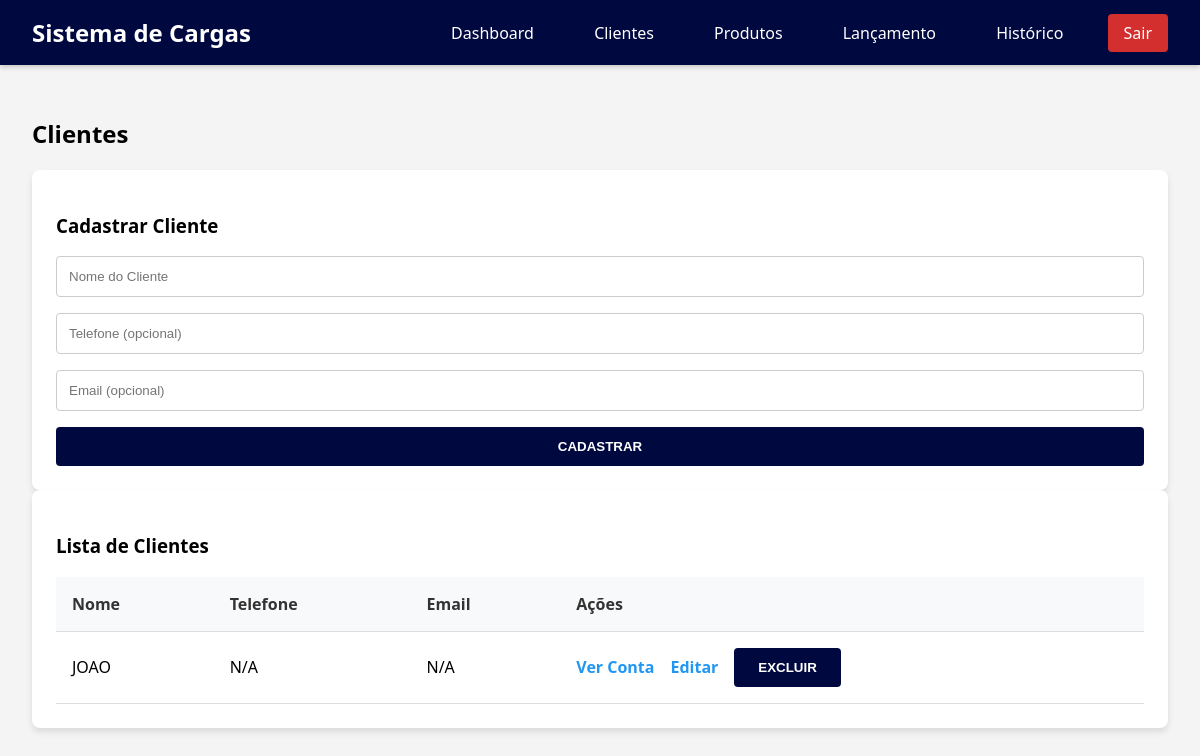
/clientes (signed in), run on the app's committed database.
### app.py (models this page shows)
class Cliente(db.Model):
    id = db.Column(db.Integer, primary_key=True)
    nome = db.Column(db.String(100), nullable=False)
    telefone = db.Column(db.String(20), nullable=True)
    email = db.Column(db.String(100), nullable=True)

### app.py (the view, shortened to what this page needs)
@app.route('/clientes', methods=['GET', 'POST'])
def clientes():
    if 'username' not in session:
        return redirect(url_for('login'))
    lista_clientes = Cliente.query.all()
    return render_template('clientes.html', clientes=lista_clientes)

### templates/clientes.html (shortened to what this page needs)
{% extends "base.html" %}
{% block content %}
<div class="page-header">
    <h2>Clientes</h2>
    <div class="form-container">
        <h3>Cadastrar Cliente</h3>
        <form action="{{ url_for('clientes') }}" method="POST">
            <input type="text" name="nome" placeholder="Nome do Cliente" required>
            <input type="text" name="telefone" placeholder="Telefone (opcional)">
            <input type="email" name="email" placeholder="Email (opcional)">
            <button type="submit">Cadastrar</button>
        </form>
    </div>
</div>
<div class="table-container">
    <h3>Lista de Clientes</h3>
    <table>
        <thead>
            <tr>
                <th>Nome</th>
                <th>Telefone</th>
                <th>Email</th>
                <th>Ações</th>
            </tr>
        </thead>
        <tbody>
            {% for cliente in clientes %}
            <tr>
                <td>{{ cliente.nome }}</td>
                <td>{{ cliente.telefone or 'N/A' }}</td>
                <td>{{ cliente.email or 'N/A' }}</td>
                <td class="table-actions">
                    <a href="{{ url_for('conta_cliente', cliente_id=cliente.id) }}" class="btn-link">Ver Conta</a>
                    <a href="{{ url_for('editar_cliente', id=cliente.id) }}" class="btn-link">Editar</a>
                    <form action="{{ url_for('excluir_cliente', id=cliente.id) }}" method="POST" style="display:inline;" onsubmit="return confirm('Tem certeza que deseja excluir este cliente?');">
                        <button type="submit" class="btn-link">Excluir</button>
                    </form>
                </td>
            </tr>
            {% endfor %}
        </tbody>
    </table>
</div>
{% endblock %}

### static/style.css (style rules this page uses)
:root { --primary-color: #000840; --secondary-color: #f4f4f4; --accent-color: #2196F3; --success-color: #4CAF50; --warning-color: #FF9800; --danger-color: #D32F2F; --dark-color: #333; --light-color: #fff; --card-bg: #fff; --border-color: #ddd; }
body { font-family: 'Segoe UI', Arial, sans-serif; margin: 0; padding: 0; background-color: var(--secondary-color); }
.table-container, .form-container { background-color: var(--light-color); padding: 1.5rem; border-radius: 8px; box-shadow: 0 4px 6px rgba(0, 0, 0, 0.1); }
table { width: 100%; border-collapse: collapse; margin-top: 1rem; }
th, td { padding: 1rem; text-align: left; border-bottom: 1px solid var(--border-color); }
th { background-color: #f8f9fa; color: var(--dark-color); font-weight: 600; }
.form-container form { display: flex; flex-direction: column; gap: 1rem; }
input[type="text"], input[type="email"], input[type="number"], input[type="password"], select { width: 100%; padding: 0.75rem; border: 1px solid #ccc; border-radius: 4px; box-sizing: border-box; transition: border-color 0.3s; }
button { padding: 0.75rem 1.5rem; border: none; border-radius: 4px; cursor: pointer; font-weight: 600; text-transform: uppercase; transition: background-color 0.3s; }
button[type="submit"], .btn-primary { background-color: var(--primary-color); color: var(--light-color); }
.btn-link { color: var(--accent-color); text-decoration: none; font-weight: bold; }
.table-actions { display: flex; gap: 1rem; align-items: center; }

### data on the page
Cliente: nome "JOAO", telefone "N/A", email "N/A"
